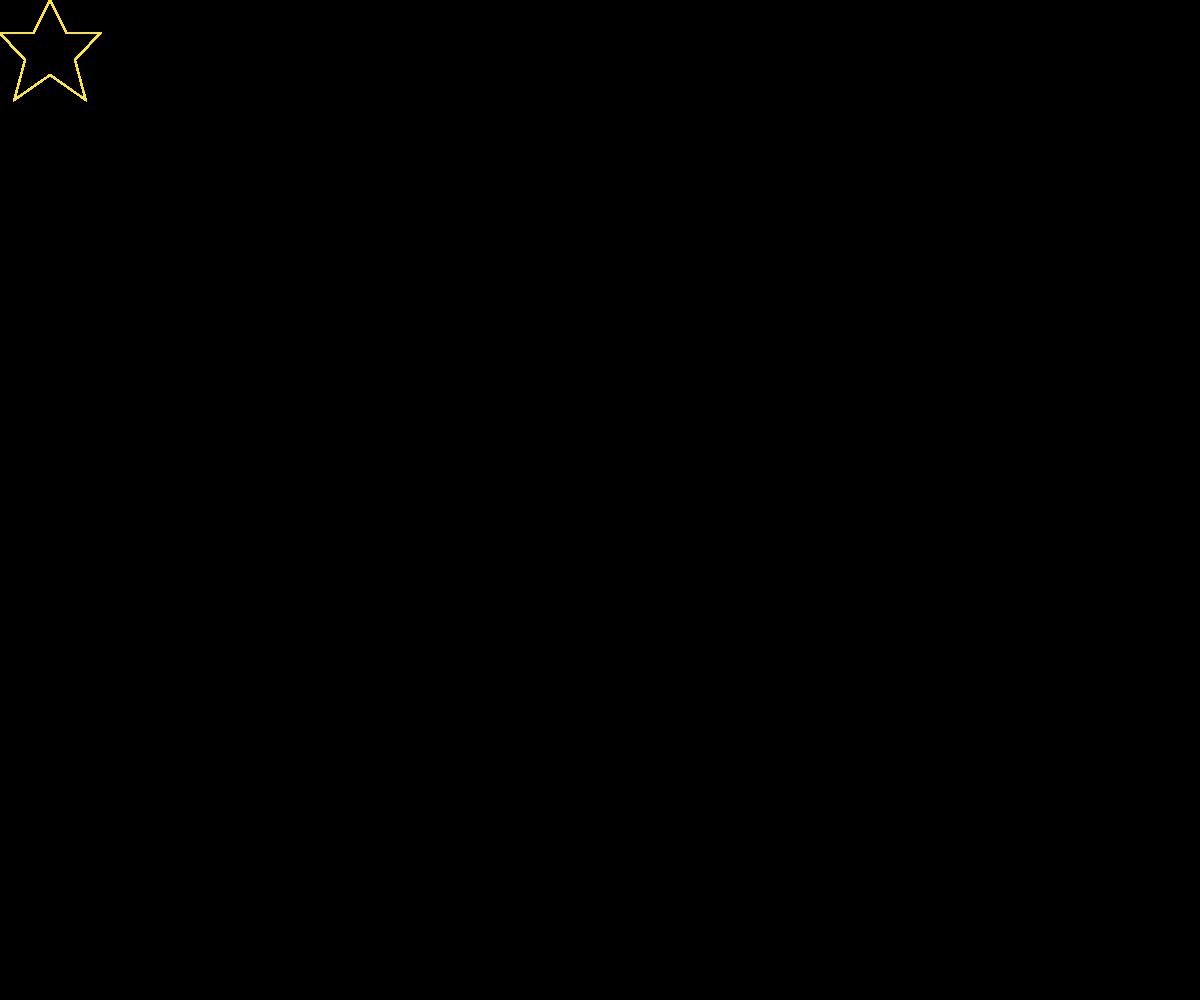
Frame 1 (no input)
Frame 60 (no input): identical to frame 1, image omitted
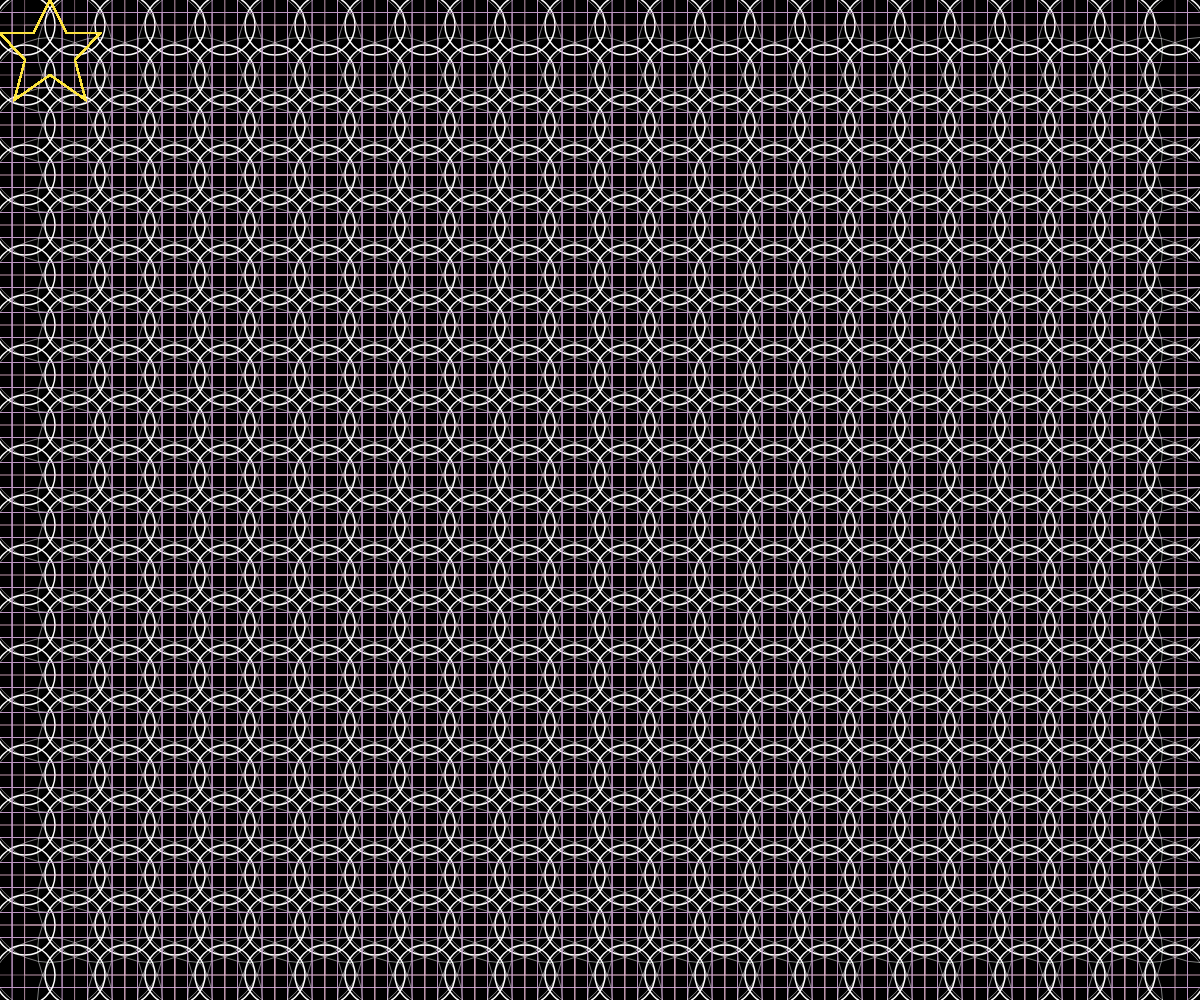
Frame 120 (the mouse pressed at the canvas centre since frame 60)

The p5.js sketch that drew these frames (run headless with seeded random() and noise() and a simulated clock; from frame 60 on, the mouse is pressed at the canvas centre):

// p5.js sketch
// ── sketch.js
function setup() {
  createCanvas(windowWidth, windowHeight);
}

function draw() {
  rectMode(CENTER)
  background(0);
  noFill() //不充滿顏色，只產生框線
  stroke(255) //框線為白色
var W = mouseX/10
for(var j=0;j<height/50;j++)
{
   for(var i=0;i<width/50;i++)
   {
   stroke("#ffffff")
   ellipse(25+50*i,25+50*j,W) 
	 strokeWeight(1)
   stroke("#be95c4")
   rect(25+50*i,25+50*j,mouseY/4)
   stroke("#f8f9fa")
	 strokeWeight(0.5)
   ellipse(50+50*i,50+50*j,mouseY/4) 
	 stroke("#e0b1cb")
   rect(50+50*i,50+50*j,mouseX/4)
   strokeWeight(1.5)
		 
		 beginShape()  
		 stroke("#fee440")
    vertex(100/2,0)//點
    vertex(100*2/3,100*1/3)
    vertex(100,100*1/3)
    vertex(100*3/4,100*3/5)
    vertex(100*6/7,100)
    vertex(100/2,100*3/4)
    vertex(100*1/7,100)
    vertex(100*1/4,100*3/5)
    vertex(0,100*1/3)
    vertex(100*1/3,100*1/3)
  endShape(CLOSE)
   }
  }
}
